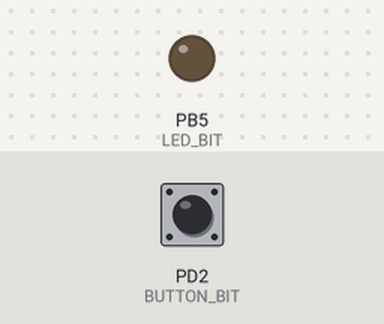
Bench run of a program on a simulated ATmega328P, built with avr-gcc and emulated at 16 MHz. On the bench: output pins drawn as LEDs (lit = HIGH). The test bench sets the inputs (shaded band); at power-on: PD2 (BUTTON_BIT) HIGH.

Above: at 1.2 s.
1.3 s: PD2 (BUTTON_BIT) pulled LOW for 0.15 s
At 1.8 s:
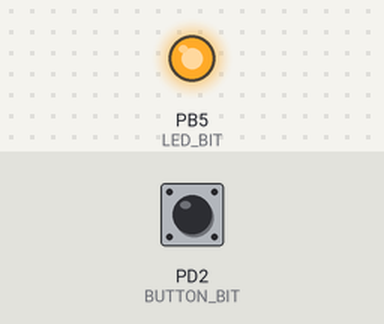
2.9 s: PD2 (BUTTON_BIT) pulled LOW for 1 s
At 4.2 s:
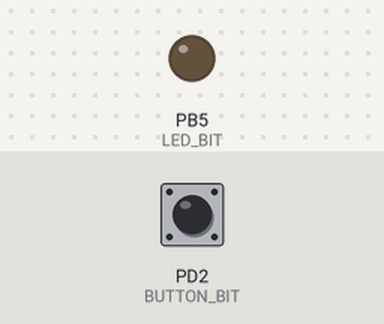
5.4 s: PD2 (BUTTON_BIT) pulled LOW for 3.2 s
At 6.1 s:
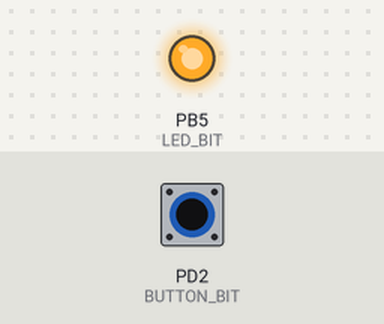
Timing chart, 0 to 8.4 s (numbered marks = the images above; inputs shaded):
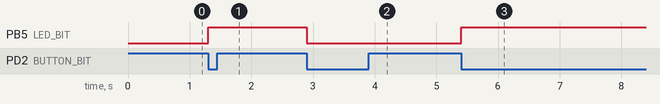

The program:

main.c
```c
/*
 * 6장 실습: 버튼을 누를 때마다 LED 반전 (아두이노 우노, ATmega328P)
 *
 * 연결
 *   D13 (PB5): 보드 내장 LED
 *   D2  (PD2): 택트 스위치 -- GND (내부 풀업, 누르면 Low)
 *
 * make SPEED=1 로 빌드하면 PB5를 가능한 한 빨리 반전시킨다.
 * 오실로스코프나 로직 애널라이저로 D13의 주파수를 재 본다 (6.8절).
 *
 * 레지스터: ATmega328P 데이터시트, I/O-Ports 장의 Register Description
 *   PINx에 1을 쓰면 PORTx의 해당 비트가 반전된다 ("Toggling the Pin" 절)
 */
#include <avr/io.h>
#include <stdint.h>

#define LED_BIT     PB5
#define BUTTON_BIT  PD2

#ifdef SPEED_TEST
int main(void)
{
    DDRB |= (1 << LED_BIT);
    for (;;) {
        PINB = (1 << LED_BIT);      /* SBI 명령 하나로 반전 */
    }
}
#else
int main(void)
{
    DDRB  |=  (1 << LED_BIT);       /* PB5: 출력 */
    DDRD  &= ~(1 << BUTTON_BIT);    /* PD2: 입력 */
    PORTD |=  (1 << BUTTON_BIT);    /* PD2: 내부 풀업 */

    uint8_t prev = 1;               /* 풀업이므로 평소 값은 1 */

    for (;;) {
        uint8_t now = (PIND >> BUTTON_BIT) & 1u;

        if (prev == 1 && now == 0) {        /* 1 → 0: 누르는 순간(하강 에지) */
            PINB = (1 << LED_BIT);          /* LED 반전 */
        }
        prev = now;
    }
}
#endif
```

Measured:
- after the input at 1.3 s, PB5 (LED_BIT): LOW → HIGH at once
- after the input at 2.9 s, PB5 (LED_BIT): HIGH → LOW at once
- after the input at 5.4 s, PB5 (LED_BIT): LOW → HIGH at once
